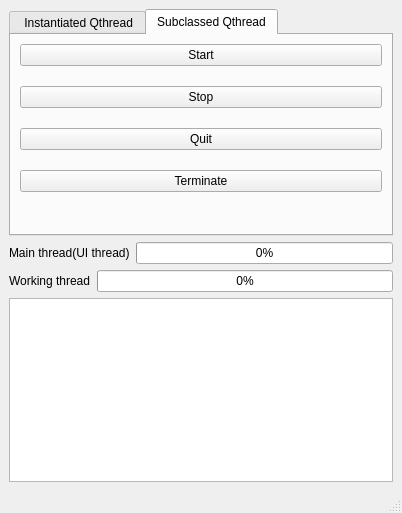
<?xml version="1.0" encoding="UTF-8"?>
<ui version="4.0">
 <class>mainWindow</class>
 <widget class="QMainWindow" name="mainWindow">
  <property name="geometry">
   <rect>
    <x>0</x>
    <y>0</y>
    <width>402</width>
    <height>513</height>
   </rect>
  </property>
  <property name="windowTitle">
   <string>mainWindow</string>
  </property>
  <widget class="QWidget" name="centralwidget">
   <layout class="QVBoxLayout" name="verticalLayout">
    <item>
     <widget class="QTabWidget" name="tabWidget">
      <property name="currentIndex">
       <number>1</number>
      </property>
      <widget class="QWidget" name="tab1">
       <attribute name="title">
        <string> Instantiated Qthread</string>
       </attribute>
       <layout class="QGridLayout" name="gridLayout">
        <property name="verticalSpacing">
         <number>20</number>
        </property>
        <item row="0" column="0">
         <widget class="QPushButton" name="startBtn">
          <property name="text">
           <string>Start</string>
          </property>
         </widget>
        </item>
        <item row="1" column="0">
         <widget class="QPushButton" name="stopBtn">
          <property name="text">
           <string>Stop</string>
          </property>
         </widget>
        </item>
        <item row="2" column="0">
         <spacer name="verticalSpacer">
          <property name="orientation">
           <enum>Qt::Vertical</enum>
          </property>
          <property name="sizeHint" stdset="0">
           <size>
            <width>20</width>
            <height>40</height>
           </size>
          </property>
         </spacer>
        </item>
       </layout>
      </widget>
      <widget class="QWidget" name="tab2">
       <attribute name="title">
        <string>Subclassed Qthread</string>
       </attribute>
       <layout class="QGridLayout" name="gridLayout_2">
        <property name="verticalSpacing">
         <number>20</number>
        </property>
        <item row="3" column="0">
         <widget class="QPushButton" name="stopBtn_4">
          <property name="text">
           <string>Terminate</string>
          </property>
         </widget>
        </item>
        <item row="2" column="0">
         <widget class="QPushButton" name="stopBtn_3">
          <property name="text">
           <string>Quit</string>
          </property>
         </widget>
        </item>
        <item row="1" column="0">
         <widget class="QPushButton" name="stopBtn_2">
          <property name="text">
           <string>Stop</string>
          </property>
         </widget>
        </item>
        <item row="0" column="0">
         <widget class="QPushButton" name="startBtn_2">
          <property name="text">
           <string>Start</string>
          </property>
         </widget>
        </item>
        <item row="4" column="0">
         <spacer name="verticalSpacer_2">
          <property name="orientation">
           <enum>Qt::Vertical</enum>
          </property>
          <property name="sizeHint" stdset="0">
           <size>
            <width>20</width>
            <height>40</height>
           </size>
          </property>
         </spacer>
        </item>
       </layout>
      </widget>
     </widget>
    </item>
    <item>
     <layout class="QHBoxLayout" name="horizontalLayout" stretch="0,0">
      <item>
       <widget class="QLabel" name="label">
        <property name="text">
         <string>Main thread(UI thread)</string>
        </property>
       </widget>
      </item>
      <item>
       <widget class="QProgressBar" name="mainProgress">
        <property name="value">
         <number>0</number>
        </property>
        <property name="orientation">
         <enum>Qt::Horizontal</enum>
        </property>
        <property name="textDirection">
         <enum>QProgressBar::TopToBottom</enum>
        </property>
       </widget>
      </item>
     </layout>
    </item>
    <item>
     <layout class="QHBoxLayout" name="horizontalLayout_2" stretch="0,0">
      <item>
       <widget class="QLabel" name="label_2">
        <property name="text">
         <string>Working thread</string>
        </property>
       </widget>
      </item>
      <item>
       <widget class="QProgressBar" name="threadProgress">
        <property name="value">
         <number>0</number>
        </property>
        <property name="orientation">
         <enum>Qt::Horizontal</enum>
        </property>
        <property name="textDirection">
         <enum>QProgressBar::TopToBottom</enum>
        </property>
       </widget>
      </item>
     </layout>
    </item>
    <item>
     <widget class="QTextBrowser" name="textBrowser"/>
    </item>
   </layout>
  </widget>
  <widget class="QMenuBar" name="menubar">
   <property name="geometry">
    <rect>
     <x>0</x>
     <y>0</y>
     <width>402</width>
     <height>22</height>
    </rect>
   </property>
  </widget>
  <widget class="QStatusBar" name="statusbar"/>
 </widget>
 <resources/>
 <connections/>
</ui>
